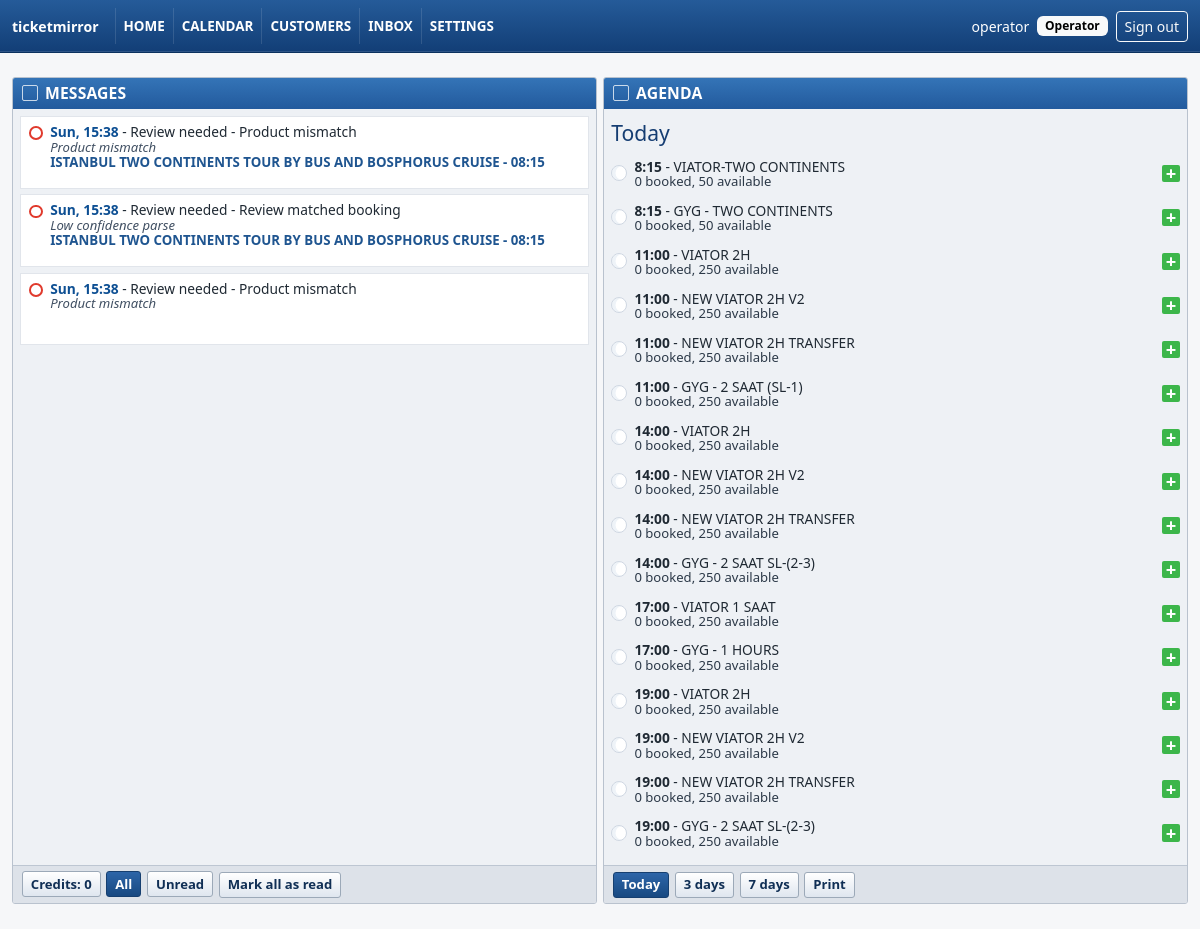
The app's page / (signed in) with its own data.
### apps/accounts/models.py (models this page shows, shortened)
class UserProfile(models.Model):
    class Role(models.TextChoices):
        ADMIN = "admin", "Admin"
        OPERATOR = "operator", "Operator"
        VIEWER = "viewer", "Viewer"
    user = models.OneToOneField(
        settings.AUTH_USER_MODEL,
        on_delete=models.CASCADE,
        related_name="profile",
    )
    role = models.CharField(max_length=20, choices=Role.choices, default=Role.VIEWER)
    created_at = models.DateTimeField(auto_now_add=True)
    updated_at = models.DateTimeField(auto_now=True)
    class Meta:
        ordering = ["user__username"]
    @property
    def can_edit_bookings(self) -> bool:
        return self.role in {self.Role.ADMIN, self.Role.OPERATOR}

### apps/bookings/models.py (models this page shows, shortened)
class TimeStampedModel(models.Model):
    created_at = models.DateTimeField(auto_now_add=True)
    updated_at = models.DateTimeField(auto_now=True)
    class Meta:
        abstract = True

class TourActivity(TimeStampedModel):
    class Category(models.TextChoices):
        CRUISE = "cruise", "Cruise"
        LAND_AND_CRUISE = "land_and_cruise", "Land and cruise"
        YACHT = "yacht", "Yacht"
        OTHER = "other", "Other"
    name = models.CharField(max_length=180, unique=True)
    internal_display_name = models.CharField(max_length=180, blank=True)
    active = models.BooleanField(default=True)
    category = models.CharField(
        max_length=40,
        choices=Category.choices,
        blank=True,
    )
    display_settings = models.JSONField(default=dict, blank=True)
    notes = models.TextField(blank=True)
    class Meta:
        ordering = ["name"]
        indexes = [
            models.Index(fields=["active"], name="activity_active_idx"),
            models.Index(
                fields=["category", "active"],
                name="activity_cat_active_idx",
            ),
        ]

### apps/core/views.py (the view)
# urls.py: path("", dashboard, name="dashboard"),
@login_required
def dashboard(request):
    selected_date = _parse_date(request.GET.get("date")) or timezone.localdate()
    range_days = _parse_range_days(request.GET.get("range"))
    message_filter = request.GET.get("messages", "all")
    if message_filter not in {"all", "unread"}:
        message_filter = "all"
    bookings_today = Booking.objects.filter(active_travel_date=selected_date)
    context = {
        "today": selected_date,
        "selected_date": selected_date,
        "range_days": range_days,
        "message_filter": message_filter,
        "messages_all_url": _dashboard_url(selected_date, range_days, messages="all"),
        "messages_unread_url": _dashboard_url(
            selected_date,
            range_days,
            messages="unread",
        ),
        "agenda_print_url": _agenda_print_url(selected_date, range_days),
        "previous_url": _dashboard_url(
            selected_date - timedelta(days=range_days),
            range_days,
        ),
        "today_url": _dashboard_url(timezone.localdate(), range_days),
        "next_url": _dashboard_url(
            selected_date + timedelta(days=range_days),
            range_days,
        ),
        "range_options": [
            {
                "days": days,
                "active": days == range_days,
                "url": _dashboard_url(selected_date, days),
            }
            for days in AGENDA_RANGE_OPTIONS
        ],
        "dashboard_messages": _dashboard_messages(
            message_filter,
            read_keys=set(request.session.get("home_read_message_keys", [])),
        ),
        "agenda_sections": _agenda_sections(selected_date, range_days),
        "booking_status_options": Booking.Status.choices,
        "attendance_status_options": Booking.AttendanceStatus.choices,
        "activity_options": TourActivity.objects.filter(active=True).order_by("name"),
        "slot_options": ActivityScheduleSlot.objects.filter(active=True)
        .select_related("schedule", "schedule__activity")
        .order_by("schedule__activity__name", "start_time"),
        "slot_type_options": ActivityScheduleSlot.SlotType.choices,
        "bookings_today_count": bookings_today.count(),
        "confirmed_pax_today": bookings_today.filter(
            status=Booking.Status.CONFIRMED
        ).aggregate(total=Sum("active_traveler_count"))["total"]
        or 0,
        "pending_pax_today": bookings_today.filter(
            status=Booking.Status.PENDING_PROVIDER_ACCEPTANCE
        ).aggregate(total=Sum("active_traveler_count"))["total"]
        or 0,
        "open_review_count": ReviewQueueItem.objects.filter(
            status=ReviewQueueItem.Status.OPEN
        ).count(),
        "failed_parser_count": RawEmail.objects.filter(
            parse_status=RawEmail.ParseStatus.FAILED
        ).count(),
        "capacity_warning_count": _capacity_warning_count(selected_date),
        "status_counts": Booking.objects.values("status")
        .annotate(count=Count("id"))
        .order_by("status"),
    }
    return render(request, "core/dashboard.html", context)

### apps/core/templates/core/dashboard.html (shortened to what this page needs)
{% extends "base/base.html" %}
{% load booking_extras %}
{% block content %}
  <div class="tm-bookeo-home">
    <section class="tm-bookeo-panel tm-bookeo-messages">
      <div class="tm-bookeo-panel-header">
        <span class="tm-panel-icon" aria-hidden="true"></span>
        <span>MESSAGES</span>
      </div>
      <div class="tm-bookeo-panel-body">
        {% for message in dashboard_messages %}
          <a
            class="tm-message-row tm-message-{{ message.kind }}"
            {% if message.href %}href="{{ message.href }}"{% else %}href="#"{% endif %}
            {% if message.booking and message.modal_id %}data-bs-toggle="modal" data-bs-target="#{{ message.modal_id }}"{% endif %}
          >
            <span class="tm-message-symbol"></span>
            <span class="tm-message-content">
              <span class="tm-message-title">
                <strong>{{ message.created_label }}</strong> - {{ message.title }}
              </span>
              {% if message.subtitle %}
                <span class="tm-message-subtitle">{{ message.subtitle }}</span>
              {% endif %}
              {% if message.product %}
                <span class="tm-message-product">{{ message.product }}</span>
              {% endif %}
            </span>
          </a>
        {% empty %}
          <div class="tm-bookeo-empty">No messages yet.</div>
        {% endfor %}
      </div>
      <div class="tm-bookeo-footer">
        <a class="tm-footer-pill" href="{% url 'core:credits' %}">Credits: 0</a>
        <a class="tm-footer-pill {% if message_filter == 'all' %}active{% endif %}" href="{{ messages_all_url }}">All</a>
        <a class="tm-footer-pill {% if message_filter == 'unread' %}active{% endif %}" href="{{ messages_unread_url }}">Unread</a>
        <form class="tm-footer-form" method="post" action="{% url 'core:mark_home_messages_read' %}">
          <button class="tm-footer-pill" type="submit">Mark all as read</button>
        </form>
      </div>
    </section>
    <section class="tm-bookeo-panel tm-bookeo-agenda">
      <div class="tm-bookeo-panel-header">
        <span class="tm-panel-icon" aria-hidden="true"></span>
        <span>AGENDA</span>
      </div>
      <div class="tm-bookeo-panel-body">
        {% for section in agenda_sections %}
          <div class="tm-agenda-day">
            <h2>{{ section.label }}</h2>
            {% for row in section.rows %}
              <div
                class="tm-agenda-row tm-agenda-{{ row.status }}"
              >
                <button
                  class="tm-agenda-open"
                  type="button"
                  data-bs-toggle="modal"
                  data-bs-target="#{{ row.modal_id }}"
                >
                  <span class="tm-agenda-dot"></span>
                  <span class="tm-agenda-main">
                    <span class="tm-agenda-title">
                      <strong>{{ row.time }}</strong> - {{ row.title }}
                    </span>
                    <span class="tm-agenda-meta">
                      {{ row.booked }} booked{% if row.blocked %}, {{ row.blocked }} blocked{% endif %}{% if row.available is not None %}, {{ row.available }} available{% else %}, capacity not set{% endif %}
                    </span>
                  </span>
                </button>
                {% if row.slot %}
                  <button
                    class="tm-agenda-plus"
                    type="button"
                    aria-label="New booking"
                    data-bs-toggle="modal"
                    data-bs-target="#new-booking-{{ section.date|date:'Ymd' }}-{{ row.slot.id }}"
                  >+</button>
                {% endif %}
              </div>
            {% empty %}
              <div class="tm-bookeo-empty">No agenda slots for this date.</div>
            {% endfor %}
          </div>
        {% endfor %}
      </div>
      <div class="tm-bookeo-footer tm-agenda-controls">
        <a class="tm-footer-pill {% if range_days == 1 %}active{% endif %}" href="{{ today_url }}">Today</a>
        {% for option in range_options %}
          {% if option.days != 1 %}
            <a class="tm-footer-pill {% if option.active %}active{% endif %}" href="{{ option.url }}">{{ option.days }} days</a>
          {% endif %}
        {% endfor %}
        <a class="tm-footer-pill" href="{{ agenda_print_url }}">Print</a>
      </div>
    </section>
  </div>
{% endblock %}

### apps/core/templates/base/base.html (shortened to what this page needs)
{% load booking_extras %}
<!doctype html>
<html lang="en">
  <head>
    <link href="https://cdn.jsdelivr.net/npm/bootstrap@5.3.3/dist/css/bootstrap.min.css" rel="stylesheet">
  </head>
  <body>
    <nav class="navbar navbar-expand-lg tm-top-nav">
      <div class="container-fluid tm-shell">
        <a class="navbar-brand fw-semibold" href="{% url 'core:dashboard' %}">ticketmirror</a>
        {% if user.is_authenticated %}
          <div class="collapse navbar-collapse" id="mainNav">
            <div class="navbar-nav me-auto" data-testid="primary-nav">
              <a class="nav-link" href="{% url 'core:dashboard' %}">Home</a>
              <a class="nav-link" href="{% url 'bookings:daily' %}">Calendar</a>
              <a class="nav-link" href="{% url 'core:customers' %}">Customers</a>
              <a class="nav-link" href="{% url 'inbox' %}">Inbox</a>
              <a class="nav-link" href="{% url 'core:settings' %}">Settings</a>
            </div>
            <form method="post" action="{% url 'logout' %}" class="d-flex align-items-center gap-2">
              <span class="small">{{ user.username }}</span>
              {% if user.is_superuser %}
                <span class="badge text-bg-light">Admin</span>
              {% elif user.profile %}
                <span class="badge text-bg-light">{{ user.profile.get_role_display }}</span>
              {% endif %}
              <button class="btn btn-sm btn-outline-light" type="submit">Sign out</button>
            </form>
          </div>
        {% endif %}
      </div>
    </nav>
    <main class="container-fluid tm-shell py-4">
      {% block content %}{% endblock %}
    </main>
  </body>
</html>

### records on screen
TourActivity: title "VIATOR-TWO CONTINENTS"
TourActivity: title "GYG - TWO CONTINENTS"
TourActivity: title "VIATOR 2H" "VIATOR 2H" "VIATOR 2H"
TourActivity: title "NEW VIATOR 2H V2" "NEW VIATOR 2H V2" "NEW VIATOR 2H V2"
TourActivity: title "NEW VIATOR 2H TRANSFER" "NEW VIATOR 2H TRANSFER" "NEW VIATOR 2H TRANSFER"
TourActivity: title "GYG - 2 SAAT (SL-1)"
TourActivity: title "GYG - 2 SAAT SL-(2-3)" "GYG - 2 SAAT SL-(2-3)"
TourActivity: title "VIATOR 1 SAAT"
TourActivity: title "GYG - 1 HOURS"

### other values on screen
{{ user.username }} "operator"
{{ user.profile.get_role_display }} "Operator"
{{ message.created_label }} "Sun, 15:38" "Sun, 15:38" "Sun, 15:38"
{{ message.title }} "Review needed - Product mismatch" "Review needed - Review matched booking" "Review needed - Product mismatch"
{{ message.subtitle }} "Product mismatch" "Low confidence parse" "Product mismatch"
{{ message.product }} "ISTANBUL TWO CONTINENTS TOUR BY BUS AND BOSPHORUS CRUISE - 08:15" "ISTANBUL TWO CONTINENTS TOUR BY BUS AND BOSPHORUS CRUISE - 08:15"
{{ section.label }} "Today"
{{ row.time }} "8:15" "8:15" "11:00" "11:00" "11:00" "11:00" "14:00" "14:00" "14:00" "14:00" "17:00" "17:00" "19:00" "19:00" "19:00" "19:00"
{{ row.booked }} "0" "0" "0" "0" "0" "0" "0" "0" "0" "0" "0" "0" "0" "0" "0" "0"
{{ row.available }} "50" "50" "250" "250" "250" "250" "250" "250" "250" "250" "250" "250" "250" "250" "250" "250"
{{ option.days }} "3" "7"
